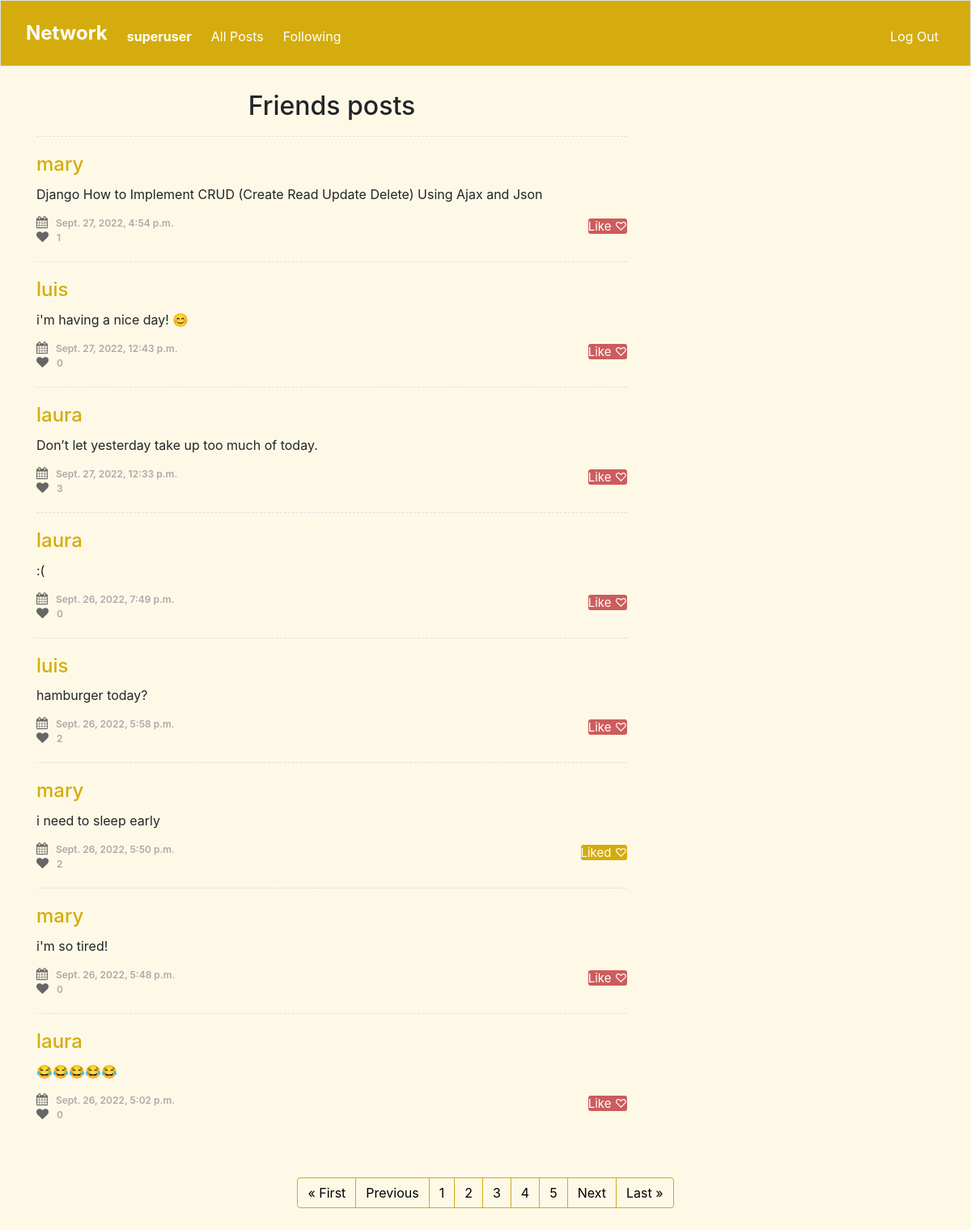
/?page=2 (signed in), run on the app's committed database.
### network/models.py (models this page shows, shortened)
class User(AbstractUser):
    pass

class Posts(models.Model):
    id = models.IntegerField(primary_key=True, editable=False)
    data = models.DateTimeField(default=datetime.datetime.now)
    texto = models.CharField(max_length=900)
    dono = models.ForeignKey(User, on_delete=models.CASCADE, related_name="user_postou")
    likes = models.ManyToManyField(User, related_name="like", default=None, blank=True)
    like_count = models.BigIntegerField(default="0")

### network/views.py (the view)
# urls.py: path("", views.index, name="index"),
@login_required(login_url="/login")  # redirect when user is not logged in
def index(request):
    if request.method == "GET":
        current_user = request.user
        seguindo = Followers.objects.filter(conta=current_user.id).values(
            "seguindo_id",
        )
        lista_de_ids = []
        for i in range(len(seguindo)):
            lista_de_ids.append(seguindo[i]["seguindo_id"])
        contents = Posts.objects.all()
        already_liked = []
        id = request.user.id
        for content in contents:
            if content.likes.filter(id=id).exists():
                already_liked.append(content.id)
        data = (
            Posts.objects.filter(dono__in=lista_de_ids)
            .order_by("-data")
            .values("texto", "data", "dono_id__username", "dono", "like_count", "id")
        )
        p = Paginator(data, 8)
        page = request.GET.get("page")
        todas = p.get_page(page)
        nums = " " * todas.paginator.num_pages
        return render(
            request,
            "network/timeline.html",
            {
                "usuario": current_user,
                "data": data,
                "already_liked": already_liked,
                "todas": todas,
                "nums": nums,
            },
        )

### network/templates/network/timeline.html (shortened to what this page needs)
{% extends "network/layout.html" %}
{% block body %}
    <section class="content-item" id="comments">
        <div class="container">
            <div class="row">
                <div class="col-sm-8">
                    <h2 style="padding-top:0px;">Friends posts</h2>
                    {% for item in todas %}
                    <div class="media">
                        <div class="media-body">
                            <h4><a href="{% url 'profile' item.dono %}">{{item.dono_id__username}}</a></h4>
                            <p>{{item.texto}}</p>
                            <ul class="list-unstyled list-inline media-detail pull-left">
                                <li><i class="fa fa-calendar"></i>{{item.data}}</li>
                                <li><i class="fa fa-heart"></i><span id="like_count" class="{{item.id}}" value="{{item.like_count}}">{{item.like_count}}</span></li>
                            </ul>
                            {% if user.is_authenticated %}
                            <ul class="list-unstyled list-inline media-detail pull-right">
                                {% if item.id in already_liked %}
                                        <a name="{{item.id}}" class="btn-secondary like-review" id="co" style="background-color:#D4AC0D;">Liked ♡</a>
                                    {% else %}
                                        <a name="{{item.id}}" class="btn-secondary like-review" id="co">Like ♡ </a>
                                    {% endif %}
                            </ul>
                            {% endif %}
                        </div>
                    </div>
                    {% endfor %}
                </div>
            </div>
            <br><br>
        </div>
        <nav aria-label="Page navigation example">
            <ul class="pagination justify-content-center">
          {% if todas.has_previous %}
              <li class="page-item"><a class="page-link" href="?page=1" style="background-color:#FEF9E7; color:black; border-color:#D4AC0D;">&laquo First</a></li>
              <li class="page-item"><a class="page-link" href="?page={{ todas.previous_page_number }}" style="background-color:#FEF9E7; color:black; border-color:#D4AC0D;">Previous</a></li>
          {% endif %}
          {% for i in nums %}
              <li class="page-item"><a class="page-link" href="?page={{ forloop.counter }}" style="background-color:#FEF9E7; color:black; border-color:#D4AC0D;">{{ forloop.counter }}</a></li>
          {% endfor %}
          {% if todas.has_next %}
              <li class="page-item"><a class="page-link" href="?page={{ todas.next_page_number }}" style="background-color:#FEF9E7; color:black; border-color:#D4AC0D;">Next</a></li>
              <li class="page-item"><a class="page-link" href="?page={{ todas.paginator.num_pages }}" style="background-color:#FEF9E7; color:black; border-color:#D4AC0D;">Last &raquo</a></li>
          {% endif %}
           </ul>
          </nav>
          <br/>
    </section>
{% endblock %}

### network/templates/network/layout.html (shortened to what this page needs)
{% load static %}
<!DOCTYPE html>
<html lang="en">
    <head>
        <link rel="stylesheet" href="https://stackpath.bootstrapcdn.com/bootstrap/4.4.1/css/bootstrap.min.css">
        <link href="{% static 'network/styles.css' %}" rel="stylesheet">
        <link rel="stylesheet" href="https://stackpath.bootstrapcdn.com/bootstrap/4.5.0/css/bootstrap.min.css">
        <link rel="stylesheet" href="https://maxcdn.bootstrapcdn.com/font-awesome/4.7.0/css/font-awesome.min.css">
    </head>
    <body style="background-color: #FEF9E7; padding: 0px;">
        <nav class="border navbar navbar-expand-md navbar-light sticky-top" style="background-color:#D4AC0D;">
            <div class="container-fluid">
                <a class="navbar-brand" href="{% url 'index' %}"><span class="logo" style="color:#fff; font-size:120%">
                    <b>Network</b></span>
                </a>
            <div class="collapse navbar-collapse" id="navbar">
                {% if user.is_authenticated %}
                <ul class="navbar-nav me-auto mt-2">
                    <li class="nav-item"><a class="nav-link" href="{% url 'profile' user.id %}" style="color:white;"><strong>{{ user.username }}</strong></a></li>
                </ul>
                {% endif %}
                <ul class="navbar-nav me-auto mt-2">
                    <li class="nav-link"><a class="nav-link" href="{% url 'all' %}" style="color:white;">All Posts</a></li>
                </ul>
                {% if user.is_authenticated %}
                    <ul class="navbar-nav me-auto mt-2">
                        <li class="nav-item"><a class="nav-link" href="{% url 'following' %}" style="color:white;">Following</a></li>
                    </ul>
                    <ul class="navbar-nav ml-auto mt-2">
                        <li class="nav-item"><a class="nav-link" href="{% url 'logout' %}" style="color:white;">Log Out</a></li>
                    </ul>
                {% else %}
                    <ul class="navbar-nav ml-auto mt-2">
                        <li class="nav-item"><a class="nav-link" href="{% url 'register' %}" style="color:white;">Register</a></li>
                        <li class="nav-item"><a class="nav-link" href="{% url 'login' %}" style="color:white;">Log In</a></li>
                    </ul>
                {% endif %}
                </div>
            </div>
          </nav>
        <div class="body">
            {% block body %}
            {% endblock %}
        </div>
    </body>
</html>

### network/templates/network/layout.html (style rules this page uses)
h2 { text-align:center; padding-top:10px; padding-bottom:10px; }

### network/templates/network/timeline.html (style rules this page uses)
.content-item { padding:30px 0; }
#comments .media { border-top:1px dashed #DDDDDD; padding:20px 0; margin:0; }
#comments .media h4 { margin:0 0 10px; }
#comments .media h4 a { color:#D4AC0D; }
#comments .media p { margin-bottom:15px; text-align:justify; }
#comments .media-detail { margin:0; }
#comments .media-detail li { color:#AAAAAA; font-size:12px; padding-right: 10px; font-weight:600; }
#comments .media-detail .btn-secondary { text-align: center; background: #CD5C5C; border-radius: 3px; font-size: 15px; cursor: pointer; border: none; outline: none; color: white; text-decoration: none; -webkit-transition: 0.3s ease; transition: 0.3s ease; }
#comments .media-detail li:last-child { padding-right:0; }
#comments .media-detail li i { color:#666666; font-size:15px; margin-right:10px; }

### data on the page
User: username "superuser"
Posts: dono_id__username "mary", texto "Django How to Implement CRUD (Create Read Update Delete) Using Ajax and Json", data "Sept. 27, 2022, 4:54 p.m.", like_count "1"
Posts: dono_id__username "luis", texto "i'm having a nice day! 😊", data "Sept. 27, 2022, 12:43 p.m.", like_count "0"
Posts: dono_id__username "laura", texto "Don’t let yesterday take up too much of today.", data "Sept. 27, 2022, 12:33 p.m.", like_count "3"
Posts: dono_id__username "laura", texto ":(", data "Sept. 26, 2022, 7:49 p.m.", like_count "0"
Posts: dono_id__username "luis", texto "hamburger today?", data "Sept. 26, 2022, 5:58 p.m.", like_count "2"
Posts: dono_id__username "mary", texto "i need to sleep early", data "Sept. 26, 2022, 5:50 p.m.", like_count "2"
Posts: dono_id__username "mary", texto "i'm so tired!", data "Sept. 26, 2022, 5:48 p.m.", like_count "0"
Posts: dono_id__username "laura", texto "😂😂😂😂😂", data "Sept. 26, 2022, 5:02 p.m.", like_count "0"
